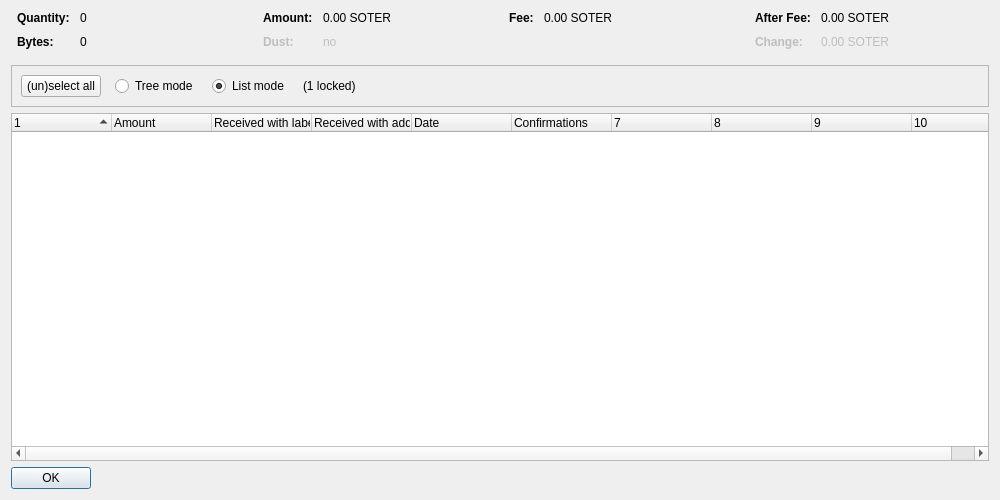
<?xml version="1.0" encoding="UTF-8"?>
<ui version="4.0">
 <class>CoinControlDialog</class>
 <widget class="QDialog" name="CoinControlDialog">
  <property name="geometry">
   <rect>
    <x>0</x>
    <y>0</y>
    <width>1000</width>
    <height>500</height>
   </rect>
  </property>
  <property name="windowTitle">
   <string>Coin Selection</string>
  </property>
  <layout class="QVBoxLayout" name="verticalLayout">
   <item>
    <layout class="QHBoxLayout" name="horizontalLayoutTop" stretch="0,0,0,0">
     <property name="topMargin">
      <number>0</number>
     </property>
     <property name="bottomMargin">
      <number>10</number>
     </property>
     <item>
      <layout class="QFormLayout" name="formLayoutCoinControl1">
       <property name="horizontalSpacing">
        <number>10</number>
       </property>
       <property name="verticalSpacing">
        <number>10</number>
       </property>
       <property name="leftMargin">
        <number>6</number>
       </property>
       <property name="rightMargin">
        <number>6</number>
       </property>
       <item row="0" column="0">
        <widget class="QLabel" name="labelCoinControlQuantityText">
         <property name="font">
          <font>
           <weight>75</weight>
           <bold>true</bold>
          </font>
         </property>
         <property name="text">
          <string>Quantity:</string>
         </property>
        </widget>
       </item>
       <item row="0" column="1">
        <widget class="QLabel" name="labelCoinControlQuantity">
         <property name="cursor">
          <cursorShape>IBeamCursor</cursorShape>
         </property>
         <property name="contextMenuPolicy">
          <enum>Qt::ActionsContextMenu</enum>
         </property>
         <property name="text">
          <string notr="true">0</string>
         </property>
         <property name="textInteractionFlags">
          <set>Qt::LinksAccessibleByMouse|Qt::TextSelectableByKeyboard|Qt::TextSelectableByMouse</set>
         </property>
        </widget>
       </item>
       <item row="1" column="0">
        <widget class="QLabel" name="labelCoinControlBytesText">
         <property name="font">
          <font>
           <weight>75</weight>
           <bold>true</bold>
          </font>
         </property>
         <property name="text">
          <string>Bytes:</string>
         </property>
        </widget>
       </item>
       <item row="1" column="1">
        <widget class="QLabel" name="labelCoinControlBytes">
         <property name="cursor">
          <cursorShape>IBeamCursor</cursorShape>
         </property>
         <property name="contextMenuPolicy">
          <enum>Qt::ActionsContextMenu</enum>
         </property>
         <property name="text">
          <string notr="true">0</string>
         </property>
         <property name="textInteractionFlags">
          <set>Qt::LinksAccessibleByMouse|Qt::TextSelectableByKeyboard|Qt::TextSelectableByMouse</set>
         </property>
        </widget>
       </item>
      </layout>
     </item>
     <item>
      <layout class="QFormLayout" name="formLayoutCoinControl2">
       <property name="horizontalSpacing">
        <number>10</number>
       </property>
       <property name="verticalSpacing">
        <number>10</number>
       </property>
       <property name="leftMargin">
        <number>6</number>
       </property>
       <property name="rightMargin">
        <number>6</number>
       </property>
       <item row="0" column="0">
        <widget class="QLabel" name="labelCoinControlAmountText">
         <property name="font">
          <font>
           <weight>75</weight>
           <bold>true</bold>
          </font>
         </property>
         <property name="text">
          <string>Amount:</string>
         </property>
        </widget>
       </item>
       <item row="0" column="1">
        <widget class="QLabel" name="labelCoinControlAmount">
         <property name="cursor">
          <cursorShape>IBeamCursor</cursorShape>
         </property>
         <property name="contextMenuPolicy">
          <enum>Qt::ActionsContextMenu</enum>
         </property>
         <property name="text">
          <string notr="true">0.00 SOTER</string>
         </property>
         <property name="textInteractionFlags">
          <set>Qt::LinksAccessibleByMouse|Qt::TextSelectableByKeyboard|Qt::TextSelectableByMouse</set>
         </property>
        </widget>
       </item>
       <item row="1" column="0">
        <widget class="QLabel" name="labelCoinControlLowOutputText">
         <property name="enabled">
          <bool>false</bool>
         </property>
         <property name="font">
          <font>
           <weight>75</weight>
           <bold>true</bold>
          </font>
         </property>
         <property name="text">
          <string>Dust:</string>
         </property>
        </widget>
       </item>
       <item row="1" column="1">
        <widget class="QLabel" name="labelCoinControlLowOutput">
         <property name="enabled">
          <bool>false</bool>
         </property>
         <property name="cursor">
          <cursorShape>IBeamCursor</cursorShape>
         </property>
         <property name="contextMenuPolicy">
          <enum>Qt::ActionsContextMenu</enum>
         </property>
         <property name="text">
          <string notr="true">no</string>
         </property>
         <property name="textInteractionFlags">
          <set>Qt::LinksAccessibleByMouse|Qt::TextSelectableByKeyboard|Qt::TextSelectableByMouse</set>
         </property>
        </widget>
       </item>
      </layout>
     </item>
     <item>
      <layout class="QFormLayout" name="formLayoutCoinControl3">
       <property name="horizontalSpacing">
        <number>10</number>
       </property>
       <property name="verticalSpacing">
        <number>10</number>
       </property>
       <property name="leftMargin">
        <number>6</number>
       </property>
       <property name="rightMargin">
        <number>6</number>
       </property>
       <item row="0" column="0">
        <widget class="QLabel" name="labelCoinControlFeeText">
         <property name="font">
          <font>
           <weight>75</weight>
           <bold>true</bold>
          </font>
         </property>
         <property name="text">
          <string>Fee:</string>
         </property>
        </widget>
       </item>
       <item row="0" column="1">
        <widget class="QLabel" name="labelCoinControlFee">
         <property name="cursor">
          <cursorShape>IBeamCursor</cursorShape>
         </property>
         <property name="contextMenuPolicy">
          <enum>Qt::ActionsContextMenu</enum>
         </property>
         <property name="text">
          <string notr="true">0.00 SOTER</string>
         </property>
         <property name="textInteractionFlags">
          <set>Qt::LinksAccessibleByMouse|Qt::TextSelectableByKeyboard|Qt::TextSelectableByMouse</set>
         </property>
        </widget>
       </item>
      </layout>
     </item>
     <item>
      <layout class="QFormLayout" name="formLayoutCoinControl4">
       <property name="horizontalSpacing">
        <number>10</number>
       </property>
       <property name="verticalSpacing">
        <number>10</number>
       </property>
       <property name="leftMargin">
        <number>6</number>
       </property>
       <property name="rightMargin">
        <number>6</number>
       </property>
       <item row="0" column="0">
        <widget class="QLabel" name="labelCoinControlAfterFeeText">
         <property name="font">
          <font>
           <weight>75</weight>
           <bold>true</bold>
          </font>
         </property>
         <property name="text">
          <string>After Fee:</string>
         </property>
        </widget>
       </item>
       <item row="0" column="1">
        <widget class="QLabel" name="labelCoinControlAfterFee">
         <property name="cursor">
          <cursorShape>IBeamCursor</cursorShape>
         </property>
         <property name="contextMenuPolicy">
          <enum>Qt::ActionsContextMenu</enum>
         </property>
         <property name="text">
          <string notr="true">0.00 SOTER</string>
         </property>
         <property name="textInteractionFlags">
          <set>Qt::LinksAccessibleByMouse|Qt::TextSelectableByKeyboard|Qt::TextSelectableByMouse</set>
         </property>
        </widget>
       </item>
       <item row="1" column="0">
        <widget class="QLabel" name="labelCoinControlChangeText">
         <property name="enabled">
          <bool>false</bool>
         </property>
         <property name="font">
          <font>
           <weight>75</weight>
           <bold>true</bold>
          </font>
         </property>
         <property name="text">
          <string>Change:</string>
         </property>
        </widget>
       </item>
       <item row="1" column="1">
        <widget class="QLabel" name="labelCoinControlChange">
         <property name="enabled">
          <bool>false</bool>
         </property>
         <property name="cursor">
          <cursorShape>IBeamCursor</cursorShape>
         </property>
         <property name="contextMenuPolicy">
          <enum>Qt::ActionsContextMenu</enum>
         </property>
         <property name="text">
          <string notr="true">0.00 SOTER</string>
         </property>
         <property name="textInteractionFlags">
          <set>Qt::LinksAccessibleByMouse|Qt::TextSelectableByKeyboard|Qt::TextSelectableByMouse</set>
         </property>
        </widget>
       </item>
      </layout>
     </item>
    </layout>
   </item>
   <item>
    <widget class="QFrame" name="frame">
     <property name="minimumSize">
      <size>
       <width>0</width>
       <height>40</height>
      </size>
     </property>
     <property name="frameShape">
      <enum>QFrame::StyledPanel</enum>
     </property>
     <property name="frameShadow">
      <enum>QFrame::Sunken</enum>
     </property>
     <layout class="QHBoxLayout" name="horizontalLayout">
      <item>
       <layout class="QHBoxLayout" name="horizontalLayoutPanel" stretch="0,0,0,0,0">
        <property name="spacing">
         <number>14</number>
        </property>
        <item>
         <widget class="QPushButton" name="pushButtonSelectAll">
          <property name="sizePolicy">
           <sizepolicy hsizetype="Maximum" vsizetype="Fixed">
            <horstretch>0</horstretch>
            <verstretch>0</verstretch>
           </sizepolicy>
          </property>
          <property name="text">
           <string>(un)select all</string>
          </property>
          <property name="autoDefault">
           <bool>false</bool>
          </property>
         </widget>
        </item>
        <item>
         <widget class="QRadioButton" name="radioTreeMode">
          <property name="sizePolicy">
           <sizepolicy hsizetype="Maximum" vsizetype="Fixed">
            <horstretch>0</horstretch>
            <verstretch>0</verstretch>
           </sizepolicy>
          </property>
          <property name="text">
           <string>Tree mode</string>
          </property>
         </widget>
        </item>
        <item>
         <widget class="QRadioButton" name="radioListMode">
          <property name="sizePolicy">
           <sizepolicy hsizetype="Maximum" vsizetype="Fixed">
            <horstretch>0</horstretch>
            <verstretch>0</verstretch>
           </sizepolicy>
          </property>
          <property name="text">
           <string>List mode</string>
          </property>
          <property name="checked">
           <bool>true</bool>
          </property>
         </widget>
        </item>
        <item>
         <widget class="QLabel" name="labelLocked">
          <property name="text">
           <string notr="true">(1 locked)</string>
          </property>
         </widget>
        </item>
        <item>
         <spacer name="horizontalSpacer">
          <property name="orientation">
           <enum>Qt::Horizontal</enum>
          </property>
          <property name="sizeHint" stdset="0">
           <size>
            <width>40</width>
            <height>20</height>
           </size>
          </property>
         </spacer>
        </item>
       </layout>
      </item>
     </layout>
    </widget>
   </item>
   <item>
    <widget class="CoinControlTreeWidget" name="treeWidget">
     <property name="contextMenuPolicy">
      <enum>Qt::CustomContextMenu</enum>
     </property>
     <property name="sortingEnabled">
      <bool>false</bool>
     </property>
     <property name="columnCount">
      <number>10</number>
     </property>
     <attribute name="headerShowSortIndicator" stdset="0">
      <bool>true</bool>
     </attribute>
     <attribute name="headerStretchLastSection">
      <bool>false</bool>
     </attribute>
     <column>
      <property name="text">
       <string/>
      </property>
     </column>
     <column>
      <property name="text">
       <string>Amount</string>
      </property>
     </column>
     <column>
      <property name="text">
       <string>Received with label</string>
      </property>
     </column>
     <column>
      <property name="text">
       <string>Received with address</string>
      </property>
     </column>
     <column>
      <property name="text">
       <string>Date</string>
      </property>
     </column>
     <column>
      <property name="text">
       <string>Confirmations</string>
      </property>
      <property name="toolTip">
       <string>Confirmed</string>
      </property>
     </column>
     <column>
      <property name="text">
       <string/>
      </property>
     </column>
     <column>
      <property name="text">
       <string/>
      </property>
     </column>
     <column>
      <property name="text">
       <string/>
      </property>
     </column>
     <column>
      <property name="text">
       <string/>
      </property>
     </column>
    </widget>
   </item>
   <item>
    <widget class="QDialogButtonBox" name="buttonBox">
     <property name="sizePolicy">
      <sizepolicy hsizetype="Maximum" vsizetype="Fixed">
       <horstretch>0</horstretch>
       <verstretch>0</verstretch>
      </sizepolicy>
     </property>
     <property name="orientation">
      <enum>Qt::Horizontal</enum>
     </property>
     <property name="standardButtons">
      <set>QDialogButtonBox::Ok</set>
     </property>
    </widget>
   </item>
  </layout>
 </widget>
 <customwidgets>
  <customwidget>
   <class>CoinControlTreeWidget</class>
   <extends>QTreeWidget</extends>
   <header>coincontroltreewidget.h</header>
  </customwidget>
 </customwidgets>
 <resources/>
 <connections/>
</ui>
